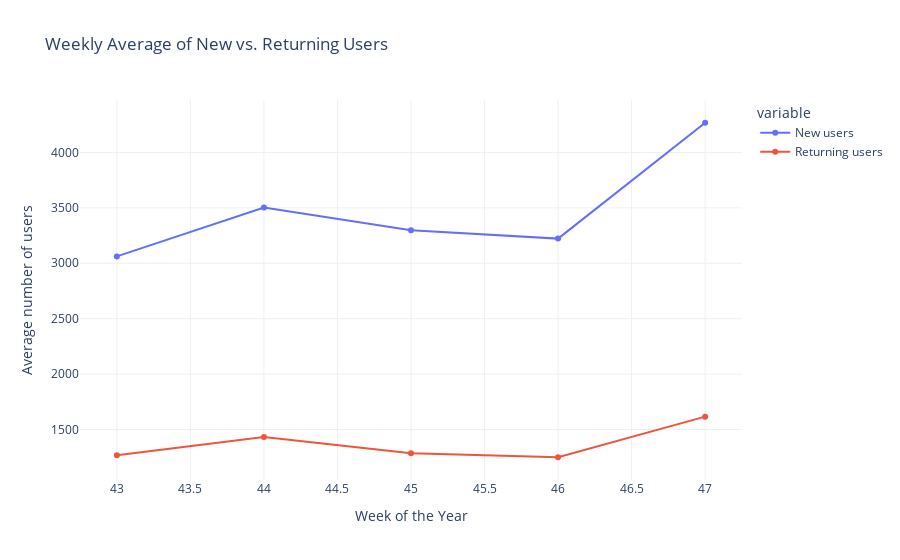

The notebook cell this image was saved under:
### Code cell
#weekly average of the new and returning users 
fig3 = px.line(data_frame=weekly_avg, x='Week', y=['New users', 'Returning users'], markers=True, 
                labels={'value':'Average number of users'},title='Weekly Average of New vs. Returning Users')
fig3.update_xaxes(title='Week of the Year')
fig3.update_yaxes(title='Average number of users')
fig3.show()

### Figure 1 — Plotly figure (JSON) as saved in the notebook; plotly's stock layout.template omitted (floating-point values rounded to 4 significant figures)
{"data": [{"hovertemplate": "variable=New users<br>Week=%{x}<br>Average number of users=%{y}<extra></extra>", "legendgroup": "New users", "line": {"color": "#636efa", "dash": "solid"}, "marker": {"symbol": "circle"}, "mode": "lines+markers", "name": "New users", "orientation": "v", "showlegend": true, "type": "scatter", "x": [43, 44, 45, 46, 47], "xaxis": "x", "y": [3062.0, 3504.0, 3298.0, 3222.0, 4268.0], "yaxis": "y"}, {"hovertemplate": "variable=Returning users<br>Week=%{x}<br>Average number of users=%{y}<extra></extra>", "legendgroup": "Returning users", "line": {"color": "#EF553B", "dash": "solid"}, "marker": {"symbol": "circle"}, "mode": "lines+markers", "name": "Returning users", "orientation": "v", "showlegend": true, "type": "scatter", "x": [43, 44, 45, 46, 47], "xaxis": "x", "y": [1268.0, 1433.0, 1286.0, 1250, 1616.0], "yaxis": "y"}], "layout": {"legend": {"title": {"text": "variable"}, "tracegroupgap": 0}, "title": {"text": "Weekly Average of New vs. Returning Users"}, "xaxis": {"anchor": "y", "domain": [0, 1], "title": {"text": "Week of the Year"}}, "yaxis": {"anchor": "x", "domain": [0, 1], "title": {"text": "Average number of users"}}}}
